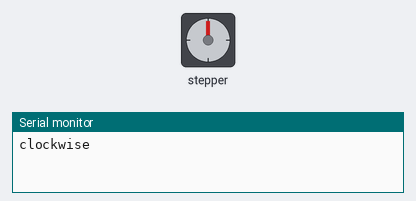
A sketch run on a simulated ESP32. On the bench: stepper motor, the last lines printed to the serial monitor. Stepper angles assume 2048 steps per turn.

Above: at 0.05 s.
At 1.25 s:
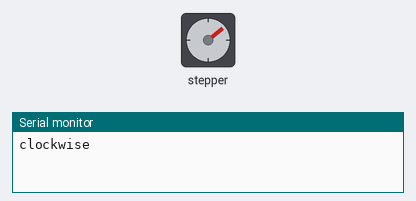
At 2.2 s:
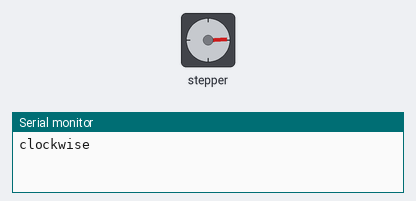
At 4.35 s:
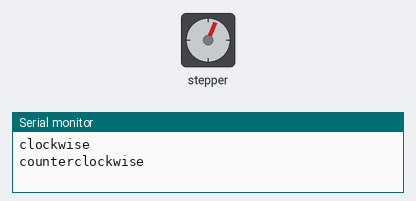
Timing chart, 0 to 6.7 s (numbered marks = the images above):
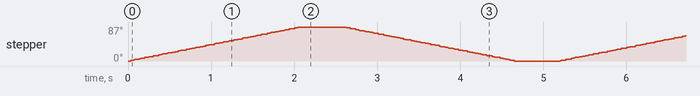

Measured:
- by itself, stepper: turns 87° clockwise in 2.0 s, then 87° counter-clockwise in 2.0 s, repeating every 5.2 s

The sketch:

stepper_esp32.ino
```cpp
/* Example sketch to control a 28BYJ-48 stepper motor with ULN2003 driver board and ESP32
 *
 */
// Include the Arduino Stepper.h library:
#include <Stepper.h>

// Define number of steps per rotation:
const int stepsPerRevolution = 2048;
const int stepsToDo = 500;

// Wiring ESP32:
// Pin 33 to IN1 on the ULN2003 driver
// Pin 15 to IN2 on the ULN2003 driver
// Pin 32 to IN3 on the ULN2003 driver
// Pin 14 to IN4 on the ULN2003 driver
// GND to GND
// USB(5V) to VCC

// Create stepper object called 'myStepper', note the pin order:
Stepper myStepper = Stepper(stepsPerRevolution, 33, 32, 15, 14);

void setup() {
  // Set the speed to 5 rpm:
  myStepper.setSpeed(7);
  // Begin Serial communication at a baud rate of 9600:
  Serial.begin(115200);
}

void loop() {
  // Step one revolution in one direction:
  Serial.println("clockwise");
  myStepper.step(stepsToDo);
  delay(500);

  // Step one revolution in the other direction:
  Serial.println("counterclockwise");
  myStepper.step(-stepsToDo);
  delay(500);
}
```
